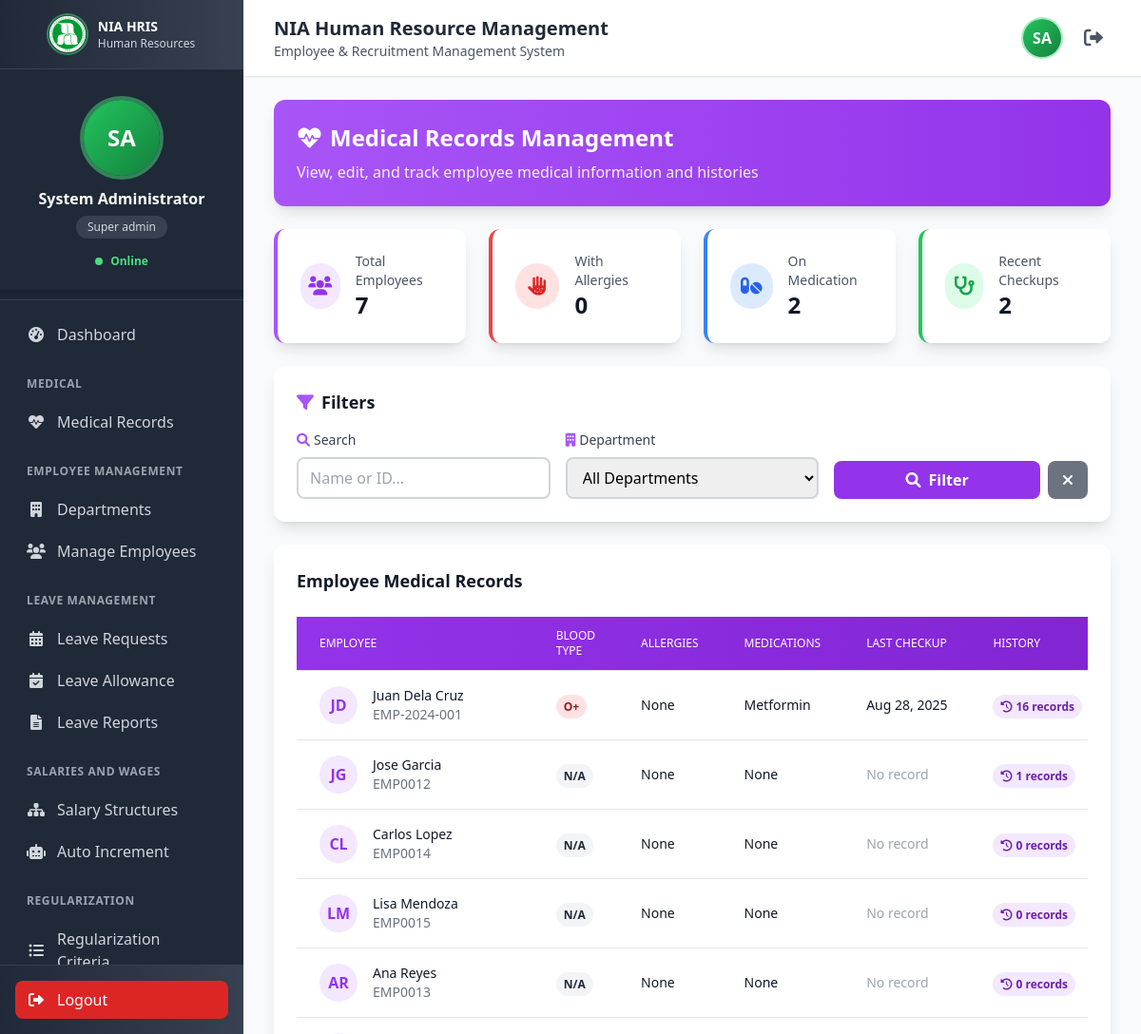
The page /medical-records-new.php (signed in) on the database its author committed.
### tables this page shows
CREATE TABLE IF NOT EXISTS `employees` (
  `id` int(11) NOT NULL AUTO_INCREMENT,
  `employee_id` varchar(20) NOT NULL,
  `first_name` varchar(50) NOT NULL,
  `last_name` varchar(50) NOT NULL,
  `email` varchar(100) NOT NULL,
  `password` varchar(255) DEFAULT NULL,
  `position` varchar(100) NOT NULL,
  `department` varchar(100) NOT NULL,
  `department_id` int(11) DEFAULT NULL,
  `employee_type` enum('faculty','staff','admin') DEFAULT 'staff',
  `hire_date` date NOT NULL,
  `phone` varchar(20) DEFAULT NULL,
  `sss_number` varchar(20) DEFAULT NULL,
  `pagibig_number` varchar(20) DEFAULT NULL,
  `tin_number` varchar(20) DEFAULT NULL,
  `philhealth_number` varchar(20) DEFAULT NULL,
  `address` text DEFAULT NULL,
  `is_active` tinyint(1) DEFAULT 1,
  `created_at` timestamp NOT NULL DEFAULT current_timestamp(),
  `updated_at` timestamp NULL DEFAULT NULL ON UPDATE current_timestamp(),
  `blood_type` varchar(10) DEFAULT NULL,
  `medical_conditions` text DEFAULT NULL,
  `allergies` text DEFAULT NULL,
  `medications` text DEFAULT NULL,
  `last_medical_checkup` date DEFAULT NULL,
  `medical_notes` text DEFAULT NULL,
  `emergency_contact_name` varchar(100) DEFAULT NULL,
  `emergency_contact_number` varchar(20) DEFAULT NULL,
  PRIMARY KEY (`id`),
  UNIQUE KEY `employee_id` (`employee_id`),
  UNIQUE KEY `email` (`email`),
  KEY `idx_department` (`department`),
  KEY `idx_employee_type` (`employee_type`),
  KEY `idx_department_id` (`department_id`),
  CONSTRAINT `fk_employees_department` FOREIGN KEY (`department_id`) REFERENCES `departments` (`id`) ON DELETE SET NULL ON UPDATE CASCADE
);

### medical-records-new.php (the view, shortened to what this page needs)
<?php
require_once 'config/database.php';
require_once 'includes/functions.php';
$search = $_GET['search'] ?? '';
$where_conditions = ["e.is_active = 1"];
$params = [];
$types = '';
$where_clause = "WHERE " . implode(" AND ", $where_conditions);
$query = "SELECT e.id, e.employee_id, e.first_name, e.last_name, e.email, e.phone, e.department,
          e.blood_type, e.medical_conditions, e.allergies, e.emergency_contact_name,
          e.emergency_contact_number, e.medications, e.last_medical_checkup, e.medical_notes,
          (SELECT COUNT(*) FROM employee_medical_history WHERE employee_id = e.id) as history_count
          FROM employees e
          $where_clause
          ORDER BY e.last_name, e.first_name";
if (!empty($params)) {
    $stmt = mysqli_prepare($conn, $query);
    mysqli_stmt_bind_param($stmt, $types, ...$params);
    mysqli_stmt_execute($stmt);
    $result = mysqli_stmt_get_result($stmt);
} else {
    $result = mysqli_query($conn, $query);
}
$employees = [];
while ($row = mysqli_fetch_assoc($result)) {
    $employees[] = $row;
}
$total_employees = count($employees);
$with_allergies = count(array_filter($employees, function($e) { return !empty($e['allergies']) && $e['allergies'] !== 'None'; }));
$on_medication = count(array_filter($employees, function($e) { return !empty($e['medications']) && $e['medications'] !== 'None'; }));
$recent_checkups = count(array_filter($employees, function($e) {
    return !empty($e['last_medical_checkup']) && strtotime($e['last_medical_checkup']) > strtotime('-6 months');
}));
include 'includes/header.php';
?>
<div class="mb-6">
    <div class="bg-gradient-to-r from-purple-500 to-purple-600 text-white rounded-xl shadow-lg p-6">
        <div class="flex items-center justify-between">
            <div>
                <h2 class="text-2xl font-bold mb-2">
                    <i class="fas fa-heartbeat mr-2"></i>Medical Records Management
                </h2>
                <p class="opacity-90">View, edit, and track employee medical information and histories</p>
            </div>
        </div>
    </div>
</div>
<div class="grid grid-cols-1 md:grid-cols-4 gap-6 mb-6">
    <div class="bg-white rounded-xl shadow-lg p-6 border-l-4 border-purple-500">
        <div class="flex items-center">
            <div class="w-12 h-12 bg-purple-100 rounded-full flex items-center justify-center mr-4">
                <i class="fas fa-users text-purple-600 text-xl"></i>
            </div>
            <div>
                <p class="text-sm text-gray-600">Total Employees</p>
                <p class="text-2xl font-bold text-gray-900"><?php echo $total_employees; ?></p>
            </div>
        </div>
    </div>
    <div class="bg-white rounded-xl shadow-lg p-6 border-l-4 border-red-500">
        <div class="flex items-center">
            <div class="w-12 h-12 bg-red-100 rounded-full flex items-center justify-center mr-4">
                <i class="fas fa-allergies text-red-600 text-xl"></i>
            </div>
            <div>
                <p class="text-sm text-gray-600">With Allergies</p>
                <p class="text-2xl font-bold text-gray-900"><?php echo $with_allergies; ?></p>
            </div>
        </div>
    </div>
    <div class="bg-white rounded-xl shadow-lg p-6 border-l-4 border-blue-500">
        <div class="flex items-center">
            <div class="w-12 h-12 bg-blue-100 rounded-full flex items-center justify-center mr-4">
                <i class="fas fa-pills text-blue-600 text-xl"></i>
            </div>
            <div>
                <p class="text-sm text-gray-600">On Medication</p>
                <p class="text-2xl font-bold text-gray-900"><?php echo $on_medication; ?></p>
            </div>
        </div>
    </div>
    <div class="bg-white rounded-xl shadow-lg p-6 border-l-4 border-green-500">
        <div class="flex items-center">
            <div class="w-12 h-12 bg-green-100 rounded-full flex items-center justify-center mr-4">
                <i class="fas fa-stethoscope text-green-600 text-xl"></i>
            </div>
            <div>
                <p class="text-sm text-gray-600">Recent Checkups</p>
                <p class="text-2xl font-bold text-gray-900"><?php echo $recent_checkups; ?></p>
            </div>
        </div>
    </div>
</div>
<div class="bg-white rounded-xl shadow-lg p-6 mb-6">
    <h3 class="text-lg font-semibold text-gray-900 mb-4">
        <i class="fas fa-filter text-purple-500 mr-2"></i>Filters
    </h3>
    <form method="GET" class="grid grid-cols-1 md:grid-cols-3 gap-4">
        <div>
            <label class="block text-sm font-medium text-gray-700 mb-2">
                <i class="fas fa-search text-purple-500 mr-1"></i>Search
            </label>
            <input type="text" name="search" value="<?php echo htmlspecialchars($search); ?>"
                   placeholder="Name or ID..."
                   class="w-full border-2 border-gray-300 rounded-lg px-3 py-2 focus:outline-none focus:ring-2 focus:ring-purple-500 focus:border-purple-500">
        </div>
        <div>
            <label class="block text-sm font-medium text-gray-700 mb-2">
                <i class="fas fa-building text-purple-500 mr-1"></i>Department
            </label>
            <select name="department"
                    class="w-full border-2 border-gray-300 rounded-lg px-3 py-2 focus:outline-none focus:ring-2 focus:ring-purple-500 focus:border-purple-500">
                <option value="">All Departments</option>
            </select>
        </div>
        <div class="flex items-end gap-2">
            <button type="submit" class="flex-1 bg-purple-600 text-white px-4 py-2 rounded-lg hover:bg-purple-700 transition-colors font-semibold">
                <i class="fas fa-search mr-2"></i>Filter
            </button>
            <a href="medical-records.php" class="bg-gray-500 text-white px-4 py-2 rounded-lg hover:bg-gray-600 transition-colors">
                <i class="fas fa-times"></i>
            </a>
        </div>
    </form>
</div>
<div class="bg-white rounded-xl shadow-lg p-6">
    <div class="flex items-center justify-between mb-6">
        <h3 class="text-lg font-semibold text-gray-900">Employee Medical Records</h3>
    </div>
    <div class="overflow-x-auto">
        <table class="min-w-full divide-y divide-gray-200" id="medicalTable">
            <thead class="bg-gradient-to-r from-purple-600 to-purple-700">
                <tr>
                    <th class="px-6 py-3 text-left text-xs font-medium text-white uppercase">Employee</th>
                    <th class="px-6 py-3 text-left text-xs font-medium text-white uppercase">Blood Type</th>
                    <th class="px-6 py-3 text-left text-xs font-medium text-white uppercase">Allergies</th>
                    <th class="px-6 py-3 text-left text-xs font-medium text-white uppercase">Medications</th>
                    <th class="px-6 py-3 text-left text-xs font-medium text-white uppercase">Last Checkup</th>
                    <th class="px-6 py-3 text-left text-xs font-medium text-white uppercase">History</th>
                </tr>
            </thead>
            <tbody class="bg-white divide-y divide-gray-200">
                <?php if (empty($employees)): ?>
                <tr>
                    <td colspan="7" class="px-6 py-12 text-center text-gray-500">
                        <div class="flex flex-col items-center">
                            <div class="w-16 h-16 bg-gray-100 rounded-full flex items-center justify-center mb-4">
                                <i class="fas fa-user-md text-gray-400 text-3xl"></i>
                            </div>
                            <p class="text-lg font-medium text-gray-700">No employees found</p>
                            <p class="text-sm text-gray-500 mt-1">Try adjusting your filters</p>
                        </div>
                    </td>
                </tr>
                <?php else: ?>
                <?php foreach ($employees as $emp): ?>
                <tr class="hover:bg-purple-50 transition-colors">
                    <td class="px-6 py-4 whitespace-nowrap">
                        <div class="flex items-center">
                            <div class="flex-shrink-0 h-10 w-10 bg-purple-100 rounded-full flex items-center justify-center">
                                <span class="text-purple-600 font-semibold">
                                    <?php echo strtoupper(substr($emp['first_name'], 0, 1) . substr($emp['last_name'], 0, 1)); ?>
                                </span>
                            </div>
                            <div class="ml-4">
                                <div class="text-sm font-medium text-gray-900">
                                    <?php echo htmlspecialchars($emp['first_name'] . ' ' . $emp['last_name']); ?>
                                </div>
                                <div class="text-sm text-gray-500"><?php echo htmlspecialchars($emp['employee_id']); ?></div>
                            </div>
                        </div>
                    </td>
                    <td class="px-6 py-4 whitespace-nowrap">
                        <span class="px-2 py-1 text-xs font-semibold rounded-full <?php echo !empty($emp['blood_type']) ? 'bg-red-100 text-red-800' : 'bg-gray-100 text-gray-800'; ?>">
                            <?php echo htmlspecialchars($emp['blood_type'] ?: 'N/A'); ?>
                        </span>
                    </td>
                    <td class="px-6 py-4">
                        <div class="text-sm text-gray-900 max-w-xs truncate">
                            <?php echo htmlspecialchars($emp['allergies'] ?: 'None'); ?>
                        </div>
                    </td>
                    <td class="px-6 py-4">
                        <div class="text-sm text-gray-900 max-w-xs truncate">
                            <?php echo htmlspecialchars($emp['medications'] ?: 'None'); ?>
                        </div>
                    </td>
                    <td class="px-6 py-4 whitespace-nowrap text-sm text-gray-900">
                        <?php
                        if (!empty($emp['last_medical_checkup'])) {
                            echo date('M d, Y', strtotime($emp['last_medical_checkup']));
                        } else {
                            echo '<span class="text-gray-400">No record</span>';
                        }
                        ?>
                    </td>
                    <td class="px-6 py-4 whitespace-nowrap">
                        <span class="px-2 py-1 bg-purple-100 text-purple-800 rounded-full text-xs font-semibold">
                            <i class="fas fa-history mr-1"></i><?php echo $emp['history_count']; ?> records
                        </span>
                    </td>
                </tr>
                <?php endforeach; ?>
                <?php endif; ?>
            </tbody>
        </table>
    </div>
</div>
<?php include 'includes/footer.php'; ?>

### includes/header.php (style rules this page uses)
body, html { overflow-x: hidden; max-width: 100vw; }
.flex-1 { min-width: 0; max-width: 100%; }

### rows shown on the page
employees: first_name+last_name "JD", first_name+last_name "Juan Dela Cruz", employee "EMP-2024-001", blood_type "O+", allergies "None", medications "Metformin", last_medical_checkup "Aug 28, 2025", history_count "16"
employees: first_name+last_name "JG", first_name+last_name "Jose Garcia", employee "EMP0012", blood_type "N/A", allergies "None", medications "None", shows "No record", history_count "1"
employees: first_name+last_name "CL", first_name+last_name "Carlos Lopez", employee "EMP0014", blood_type "N/A", allergies "None", medications "None", shows "No record", history_count "0"
employees: first_name+last_name "LM", first_name+last_name "Lisa Mendoza", employee "EMP0015", blood_type "N/A", allergies "None", medications "None", shows "No record", history_count "0"
employees: first_name+last_name "AR", first_name+last_name "Ana Reyes", employee "EMP0013", blood_type "N/A", allergies "None", medications "None", shows "No record", history_count "0"

### other values the page prints
$_SESSION['first_name'] . ' ' . $_SESSION['last_name'] "System Administrator"
str_replace('_', ' ', $_SESSION['role']) "Super admin"
$total_employees "7"
$with_allergies "0"
$on_medication "2"
$recent_checkups "2"
